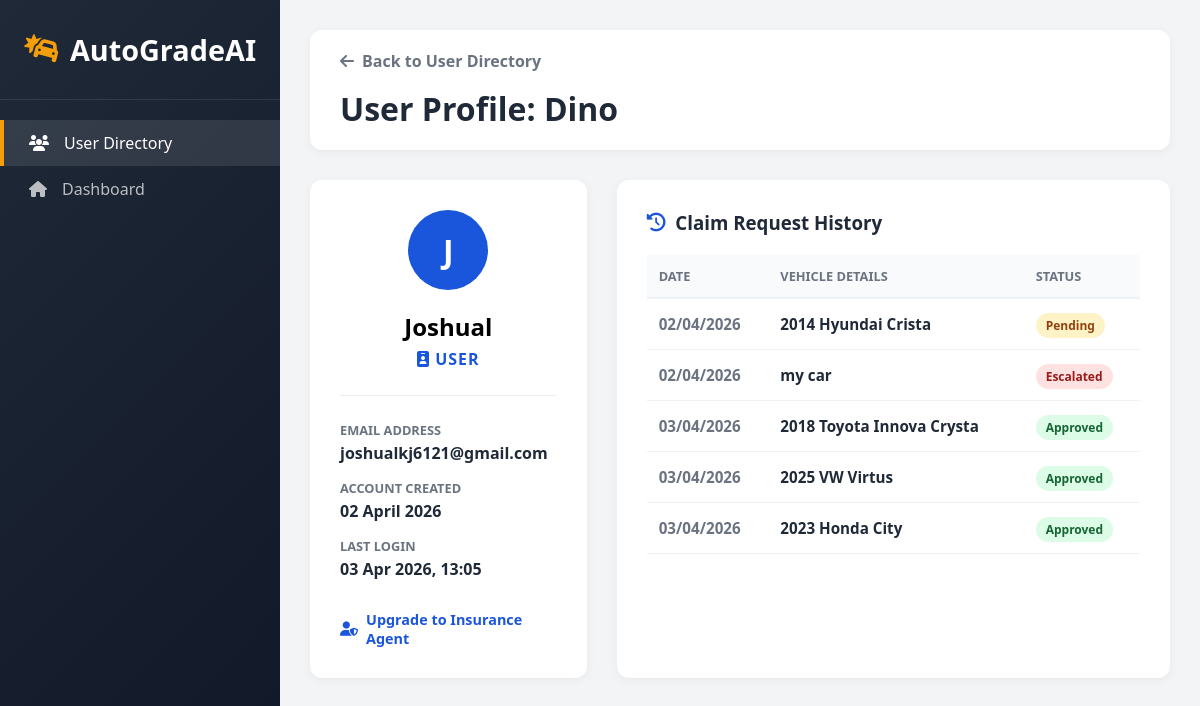
/user-detail/5/ (signed in), run on the app's committed database.
### my_admin/models.py (models this page shows, shortened)
class UserProfile(models.Model):
    user = models.OneToOneField(User, on_delete=models.CASCADE)
    ROLE_CHOICES = (
        ('User', 'Standard User'),
        ('Agent', 'Insurance Agent'),
        ('Admin', 'System Administrator'),
    )
    role = models.CharField(max_length=10, choices=ROLE_CHOICES, default='User')
    company = models.ForeignKey(
        InsuranceCompany,
        on_delete=models.SET_NULL,
        null=True,
        blank=True
    )

class DamageAnalysis(models.Model):
    user = models.ForeignKey(User, on_delete=models.CASCADE, related_name='client_claims')
    agent = models.ForeignKey(
        User,
        on_delete=models.SET_NULL,
        null=True,
        blank=True,
        related_name='assigned_claims'
    )
    car_details = models.CharField(max_length=100)
    status = models.CharField(max_length=20, default='Pending')  # Pending, Approved, Rejected, Appealed
    damage_level = models.CharField(max_length=20, default='TBD')
    date_analyzed = models.DateTimeField(auto_now_add=True)  # Set once on creation
    updated_at = models.DateTimeField(auto_now=True)  # Updates every time .save() is called
    market_value = models.DecimalField(max_digits=12, decimal_places=2, null=True, blank=True)
    minor_coeff = models.FloatField(null=True, blank=True, default=0.025)
    moderate_coeff = models.FloatField(null=True, blank=True, default=0.05)
    major_coeff = models.FloatField(null=True, blank=True, default=0.1)
    estimated_claim = models.DecimalField(max_digits=12, decimal_places=2, null=True, blank=True)
    agent_comment = models.TextField(null=True, blank=True)
    user_appeal_reason = models.TextField(null=True, blank=True)
    appeal_count = models.IntegerField(default=0)  # Tracks 1st and 2nd re-evaluation requests

### my_admin/views.py (the view)
# urls.py: path('user-detail/<int:profile_id>/', views.user_detail_view, name='user_detail'),
@login_required
def user_detail_view(request, profile_id):
    if request.user.userprofile.role != 'Admin':
        return redirect('admin_dashboard')
    profile = get_object_or_404(UserProfile, id=profile_id)
    history = DamageAnalysis.objects.filter(
        agent=profile.user) if profile.role == 'Agent' else DamageAnalysis.objects.filter(user=profile.user)
    return render(request, "UserDetail.html", {'profile': profile, 'history': history.order_by('-updated_at')})

### my_admin/templates/UserDetail.html (shortened to what this page needs)
<!DOCTYPE html>
<html lang="en">
<head>
    <link rel="stylesheet" href="https://cdnjs.cloudflare.com/ajax/libs/font-awesome/6.4.0/css/all.min.css">
</head>
<body>
    <div class="sidebar">
        <div class="sidebar-header">
            <div class="logo"><i class="fas fa-car-crash"></i><span>AutoGrade<span>AI</span></span></div>
        </div>
        <div class="nav-menu">
            <a href="{% url 'admin_panel' %}" class="nav-item active"><i class="fas fa-users"></i><span>User Directory</span></a>
            <a href="{% url 'admin_dashboard' %}" class="nav-item"><i class="fas fa-home"></i><span>Dashboard</span></a>
        </div>
    </div>
    <div class="main-content">
        <div class="top-bar">
            <a href="{% url 'admin_panel' %}" class="back-link">
                <i class="fas fa-arrow-left"></i> Back to User Directory
            </a>
            <h1 style="margin-top: 15px; color: var(--dark);">User Profile: {{ profile.user.username }}</h1>
        </div>
        <div class="detail-grid">
            <div class="profile-card">
                <div class="user-avatar">
                    {{ profile.user.first_name|slice:":1" }}
                </div>
                <h2 style="text-align: center; margin-bottom: 5px;">{{ profile.user.get_full_name }}</h2>
                <p style="text-align: center; color: var(--primary); font-weight: 700; letter-spacing: 1px;">
                    <i class="fas fa-id-badge"></i> {{ profile.role|upper }}
                </p>
                <hr style="border: 0; border-top: 1px solid #eee; margin: 25px 0;">
                <div class="info-group">
                    <span class="info-label">Email Address</span>
                    <span class="info-value">{{ profile.user.email }}</span>
                </div>
                <div class="info-group">
                    <span class="info-label">Account Created</span>
                    <span class="info-value">{{ profile.user.date_joined|date:"d F Y" }}</span>
                </div>
                <div class="info-group">
                    <span class="info-label">Last Login</span>
                    <span class="info-value">{{ profile.user.last_login|date:"d M Y, H:i"|default:"Never" }}</span>
                </div>
                {% if profile.role == 'User' %}
                <div style="margin-top: 30px;">
                    <a href="{% url 'grant_agent_status' profile.id %}" class="back-link" style="color: var(--primary); font-size: 0.9rem;">
                        <i class="fas fa-user-shield"></i> Upgrade to Insurance Agent
                    </a>
                </div>
                {% endif %}
            </div>
            <div class="history-card">
                <h3 style="color: var(--dark); display: flex; align-items: center; gap: 10px;">
                    <i class="fas fa-history" style="color: var(--primary);"></i>
                    {% if profile.role == 'Agent' %}Review Audit Log{% else %}Claim Request History{% endif %}
                </h3>
                <table>
                    <thead>
                        <tr>
                            <th>Date</th>
                            <th>Vehicle Details</th>
                            <th>Status</th>
                        </tr>
                    </thead>
                    <tbody>
                        {% for item in history %}
                        <tr>
                            <td style="color: var(--gray); font-weight: 600;">{{ item.date_analyzed|date:"d/m/Y" }}</td>
                            <td style="font-weight: 600; color: var(--dark);">{{ item.car_details }}</td>
                            <td>
                                <span class="badge {% if item.status == 'Pending' %}status-pending{% elif item.status == 'Approved' %}status-approved{% else %}status-escalated{% endif %}">
                                    {{ item.status }}
                                </span>
                            </td>
                        </tr>
                        {% endfor %}
                    </tbody>
                </table>
            </div>
        </div>
    </div>
</body>
</html>

### my_admin/templates/UserDetail.html (style rules this page uses)
* { margin: 0; padding: 0; box-sizing: border-box; font-family: 'Segoe UI', Tahoma, Geneva, Verdana, sans-serif; }
:root { --primary: #1a56db; --primary-dark: #1e429f; --secondary: #f59e0b; --dark: #1f2937; --light: #f9fafb; --gray: #6b7280; --danger: #dc2626; --success: #10b981; --transition: all 0.3s ease; }
body { background-color: #f3f4f6; display: flex; min-height: 100vh; }
.sidebar { width: 280px; background: linear-gradient(135deg, var(--dark) 0%, #111827 100%); color: white; position: fixed; height: 100vh; overflow-y: auto; transition: var(--transition); z-index: 100; }
.sidebar-header { padding: 30px 20px; text-align: center; border-bottom: 1px solid rgba(255,255,255,0.1); }
.sidebar-header .logo { display: flex; align-items: center; justify-content: center; gap: 10px; font-size: 1.8rem; font-weight: 700; color: white; }
.sidebar-header .logo i { color: var(--secondary); }
.nav-menu { padding: 20px 0; }
.nav-item { padding: 12px 25px; display: flex; align-items: center; gap: 15px; color: rgba(255,255,255,0.7); text-decoration: none; transition: var(--transition); border-left: 4px solid transparent; }
.nav-item:hover, .nav-item.active { background: rgba(255,255,255,0.1); color: white; border-left-color: var(--secondary); }
.main-content { flex: 1; margin-left: 280px; padding: 30px; }
.top-bar { background: white; border-radius: 12px; padding: 20px 30px; margin-bottom: 30px; box-shadow: 0 2px 10px rgba(0,0,0,0.05); }
.back-link { text-decoration: none; color: var(--gray); font-weight: 600; display: inline-flex; align-items: center; gap: 8px; transition: var(--transition); }
.detail-grid { display: grid; grid-template-columns: 1fr 2fr; gap: 30px; }
.profile-card, .history-card { background: white; border-radius: 12px; padding: 30px; box-shadow: 0 2px 10px rgba(0,0,0,0.05); }
.user-avatar { width: 80px; height: 80px; background: var(--primary); border-radius: 50%; display: flex; align-items: center; justify-content: center; font-size: 2rem; font-weight: 700; color: white; margin: 0 auto 20px; }
.info-group { margin-bottom: 15px; }
.info-label { display: block; font-size: 0.8rem; color: var(--gray); text-transform: uppercase; font-weight: 700; margin-bottom: 3px; }
.info-value { font-size: 1rem; color: var(--dark); font-weight: 600; }
table { width: 100%; border-collapse: collapse; margin-top: 20px; }
th { text-align: left; padding: 12px; background: #f8fafc; color: var(--gray); font-size: 0.8rem; text-transform: uppercase; border-bottom: 2px solid #edf2f7; }
td { padding: 15px 12px; border-bottom: 1px solid #edf2f7; font-size: 0.95rem; }
.badge { padding: 4px 10px; border-radius: 20px; font-size: 0.75rem; font-weight: 700; }
.status-pending { background: #fef3c7; color: #92400e; }
.status-approved { background: #dcfce7; color: #166534; }
.status-escalated { background: #fee2e2; color: #991b1b; }

### data on the page
UserProfile: user.username "Dino", user.first_name "J", user.get_full_name "Joshual", role "USER", user.email "joshualkj6121@gmail.com", user.date_joined "02 April 2026", user.last_login "03 Apr 2026, 13:05"
DamageAnalysis: date_analyzed "02/04/2026", car_details "2014 Hyundai Crista", status "Pending"
DamageAnalysis: date_analyzed "02/04/2026", car_details "my car", status "Escalated"
DamageAnalysis: date_analyzed "03/04/2026", car_details "2018 Toyota Innova Crysta", status "Approved"
DamageAnalysis: date_analyzed "03/04/2026", car_details "2025 VW Virtus", status "Approved"
DamageAnalysis: date_analyzed "03/04/2026", car_details "2023 Honda City", status "Approved"
